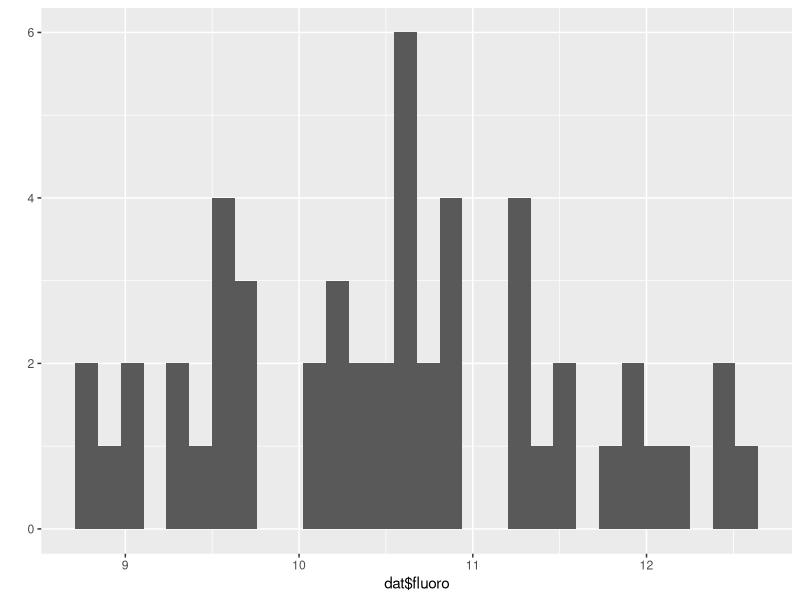
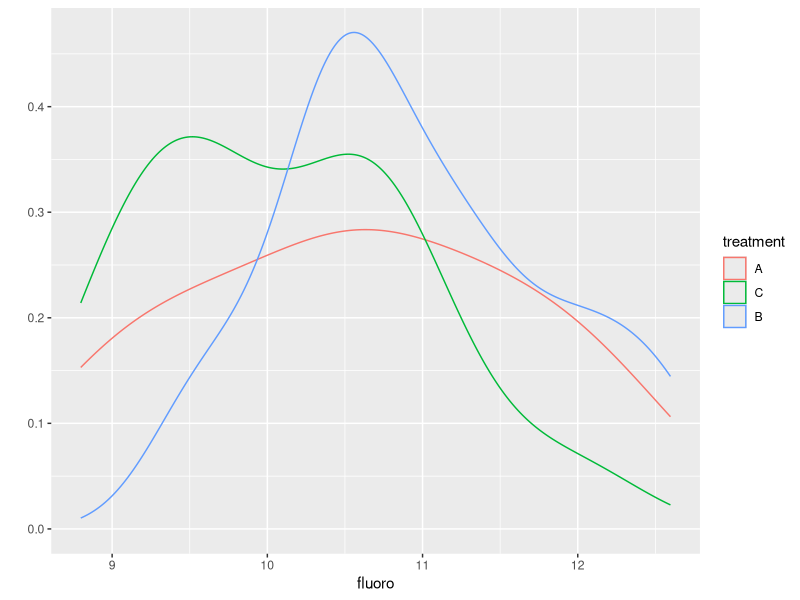
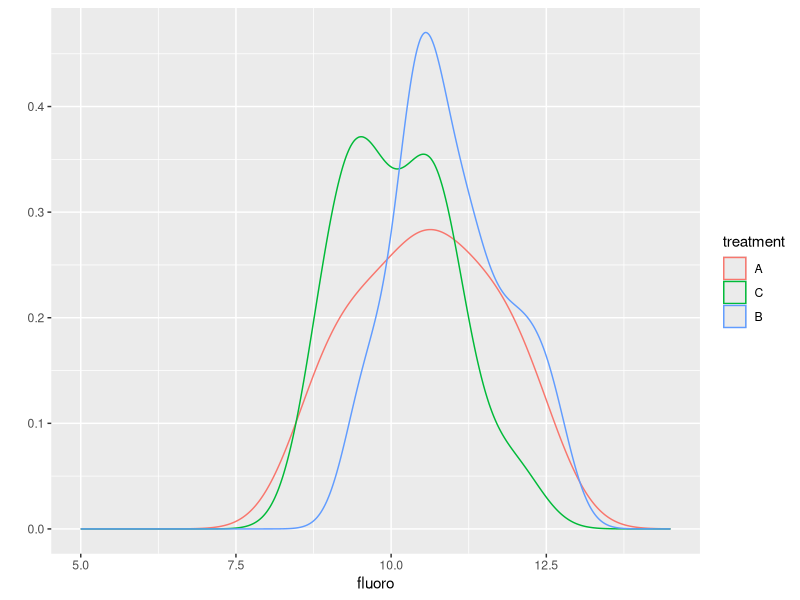
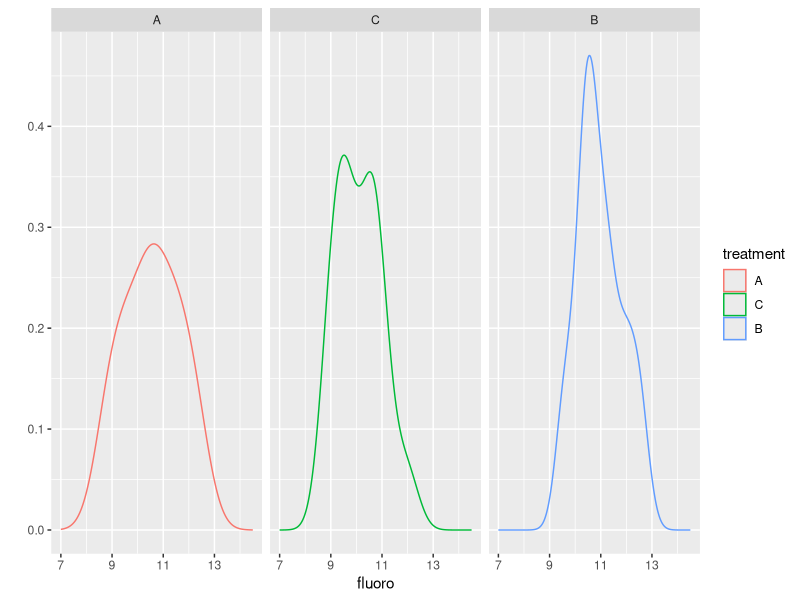
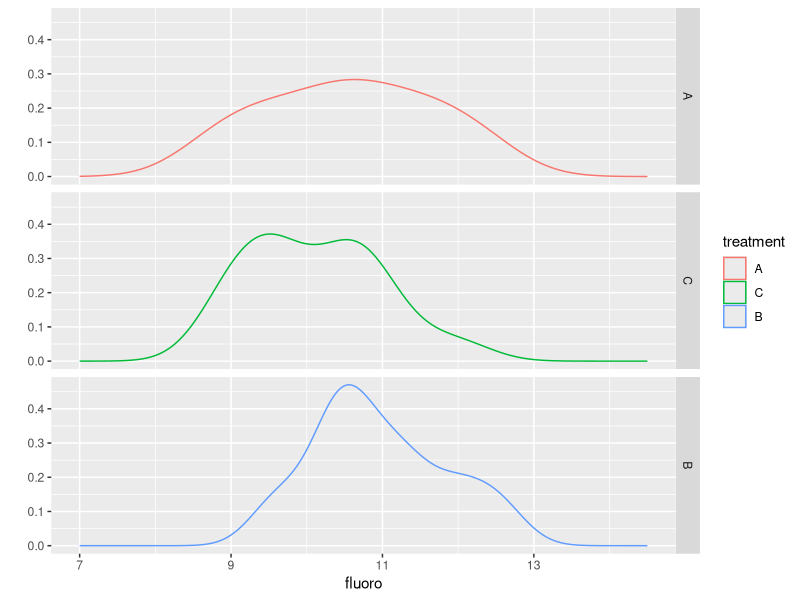
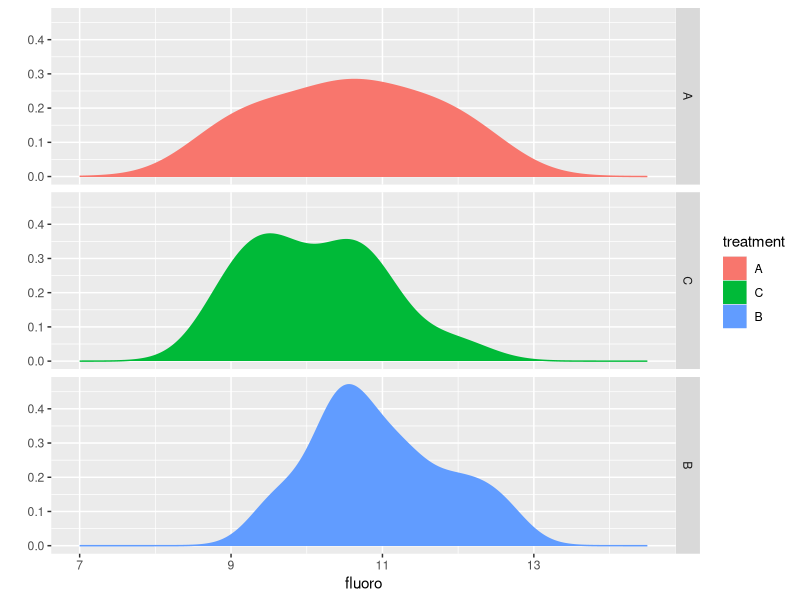
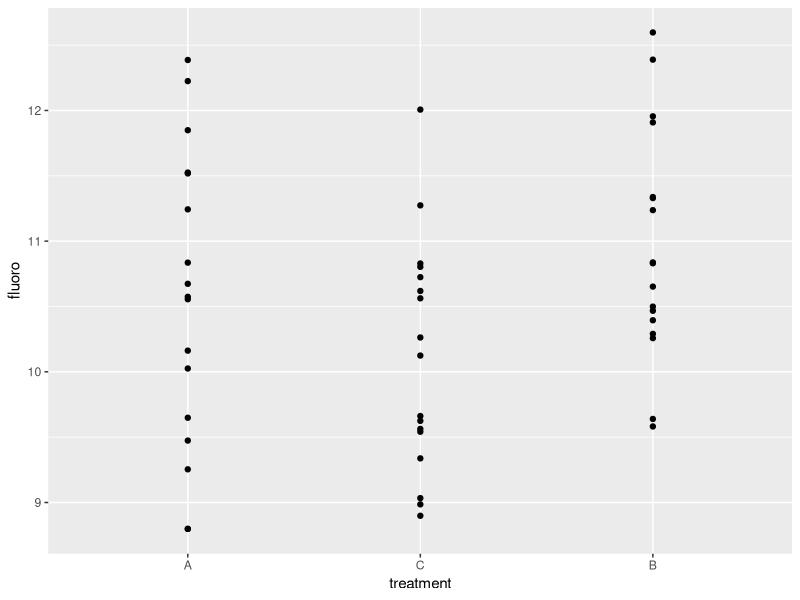
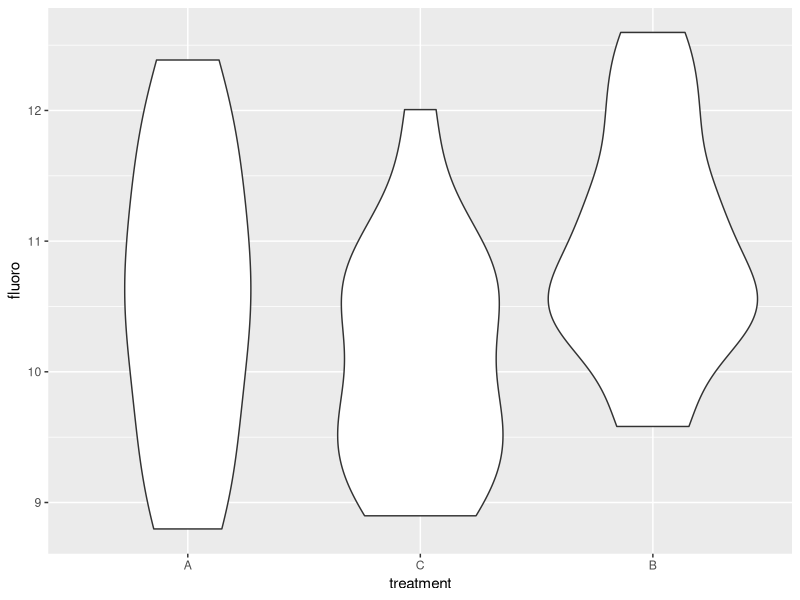

The R source for these figures, in order:
## ---- chunk 1
knitr::opts_chunk$set(echo = TRUE, cache = T)
## ---- chunk 2
y.column <- c(	11.24329808,	10.57397347,	8.798111146,	9.648373069,	10.16202242
,	9.253887088,	11.51807329,	12.22480837,	8.797802989,	10.6733833,	12.38641145,	10.55536801,	10.83550408,	9.473762458,	11.8490472,	11.52501837,	10.02532039,	10.26283115,	9.541543832,	10.8289181,	10.61879171,	10.56255483,	10.12447501,	11.27377454,	8.985686839,	9.661441062,	9.337572633,	9.624627193,	9.562961301,	8.898324866,	9.033531311,	12.00679606,	10.80340919,	10.72436056,	10.39465146,	10.29051717,	11.32943119,	11.95522121
,	12.59729367,	10.49891019,	9.58186603,	10.83069437,	9.639272696,	11.23721842,	10.25767478,	10.83731922,	10.46711202,	10.6520578,	11.90867276,	12.38906162,	11.33769377)

n <- 17
#create stacked dataframe
dat <- data.frame(fluoro = y.column,
                  treatment = c(rep("A",n),rep("C",n),rep("B",n)))

#set factor levels
dat$treatment <- factor(dat$treatment ,
                        levels = c("A","C","B"))
## ---- chunk 3
library(ggplot2)
qplot(dat$fluoro)
## ---- chunk 4
library(ggplot2)
qplot(fluoro,
      geom = "density",
      color = treatment,
      data = dat)
## ---- chunk 5
library(ggplot2)
qplot(fluoro,
      geom = "density",
      color = treatment,
      data = dat,
      xlim = c(5,14.5))
## ---- chunk 6
library(ggplot2)
qplot(fluoro,
      geom = "density",
      color = treatment,
      data = dat,
      xlim = c(7,14.5),
      facets = . ~ treatment)
## ---- chunk 7
library(ggplot2)
qplot(fluoro,
      geom = "density",
      color = treatment,
      data = dat,
      xlim = c(7,14.5),
      facets = treatment ~ .)
## ---- chunk 8
library(ggplot2)
qplot(fluoro,
      geom = "density",
      color = treatment,
      data = dat,
      xlim = c(7,14.5),
      fill = treatment,
      facets = treatment ~ .)
## ---- chunk 9
library(ggplot2)

qplot(y = fluoro,
      x = treatment,
      data = dat)
## ---- chunk 10
library(ggplot2)

qplot(y = fluoro,
      x = treatment,
      data = dat,
      geom = "violin")
## ---- chunk 11
library(ggplot2)

qplot(y = fluoro,
      x = treatment,
      data = dat,
      geom = c("boxplot",
               "point"))
## ---- chunk 12
qplot(y = fluoro,
      x = treatment,
      data = dat,
      geom = c("boxplot",
               "point"),
      color = treatment)
## ---- chunk 13
qplot(y = fluoro,
      x = treatment,
      data = dat,
      geom = c("boxplot",
               "point"),
      color = treatment,
      shape = treatment)
## ---- chunk 14
qplot(y = fluoro,
      x = treatment,
      data = dat,
      geom = c("boxplot",
               "jitter"),
      color = treatment,
      shape = treatment)
## ---- chunk 15
qplot(y = fluoro,
      x = treatment,
      data = dat,
      geom = c("boxplot"), #no jitter
      color = treatment,
      shape = treatment) + #note "+"
  geom_jitter() # <=jitter added here
## ---- chunk 16
qplot(y = fluoro,
      x = treatment,
      data = dat,
      geom = c("boxplot"), #no jitter
      color = treatment,
      shape = treatment) + #note "+"
  geom_jitter(width = 0.1) #jitter added here
## ---- chunk 17
summary(dat)
## ---- chunk 18
dat$treatment <- factor(dat$treatment ,
                        levels = c("A",
                                   "C",
                                   "B"))
## ---- chunk 19
summary(dat)
## ---- chunk 20
dat$treatment <- factor(dat$treatment ,
                        labels = c("treatment.A",
                                   "treatment.C",
                                   "treatment.B"))
## ---- chunk 21
summary(dat)
## ---- chunk 22
library(ggplot2)

qplot(y = fluoro,
      x = treatment,
      data = dat,
      geom = "boxplot")
## ---- chunk 23
se <- function(x){
  n <- length(x)
  sd(x)/sqrt(n)
}
## ---- chunk 24
library(ggplot2)
ggplot(data = dat, 
       aes(y = fluoro, 
           x = treatment))

## ---- chunk 25
library(ggplot2)
ggplot(data = dat, 
       aes(y = fluoro, 
           x = treatment)) + #"+" 
  geom_point()

## ---- chunk 26
library(ggplot2)
ggplot(data = dat, 
       aes(y = fluoro, 
           x = treatment)) + #"+" 
  geom_boxplot()

## ---- chunk 27
library(ggplot2)
ggplot(data = dat, 
       aes(y = fluoro, 
           x = treatment)) + #"+" 
  geom_boxplot() +
  geom_point()

## ---- chunk 28
library(ggplot2)
ggplot(data = dat, 
       aes(y = fluoro, 
           x = treatment,
           color = treatment)) + 
  geom_boxplot() +
  geom_point()

## ---- chunk 29
library(ggplot2)
ggplot(data = dat, 
       aes(y = fluoro, 
           x = treatment)) + 
  geom_boxplot(color = c("red","green","blue")) +
  geom_point()

## ---- chunk 30
library(ggplot2)
ggplot(data = dat, 
       aes(y = fluoro, 
           x = treatment)) + 
  geom_boxplot() +
  geom_point(aes(color = treatment,
                 shape = treatment))

## ---- chunk 31
library(ggplot2)
ggplot(data = dat, 
       aes(y = fluoro, 
           x = treatment)) + 
  stat_summary() 

## ---- chunk 32
ggplot(data = dat, 
       aes(y = fluoro, 
           x = treatment)) + 
stat_summary(fun.data = "mean_se")
## ---- chunk 33
ggplot(data = dat, 
       aes(y = fluoro, 
           x = treatment)) + 
stat_summary(fun.data = "mean_se",
             fun.args = list(mult = 1.96))
## ---- chunk 34
easy.ggplot.ci <- function(dat, y, x, mult = 1){
  ggplot(data = dat, 
       aes(y = dat[,y], 
           x = dat[,x])) + 
stat_summary(fun.data = "mean_se",
             fun.args = list(mult = mult)) +
    xlab(x)+ylab(y)
}
## ---- chunk 35
easy.ggplot.ci(dat = dat, 
         y = "fluoro",
         x = "treatment")
## ---- chunk 36
easy.ggplot.ci(dat = dat, 
         y = "fluoro",
         x = "treatment",
         mult = 1.96) 
